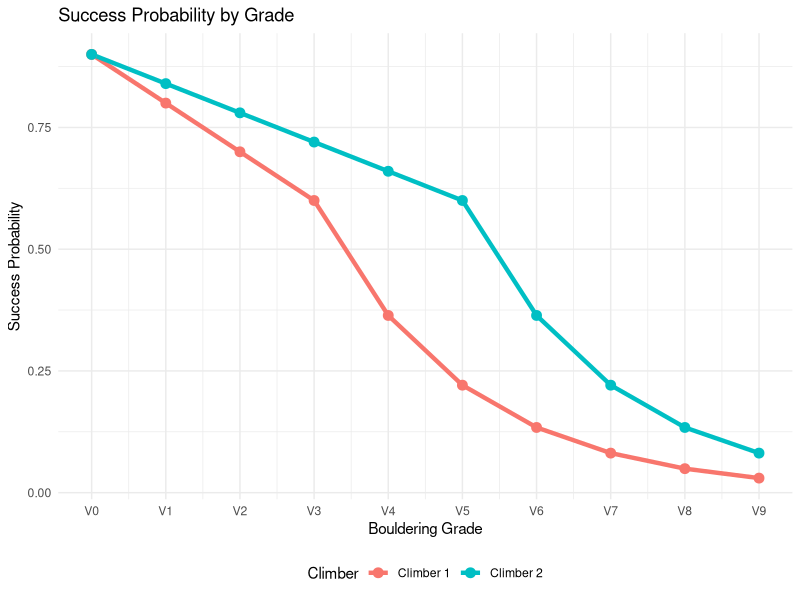
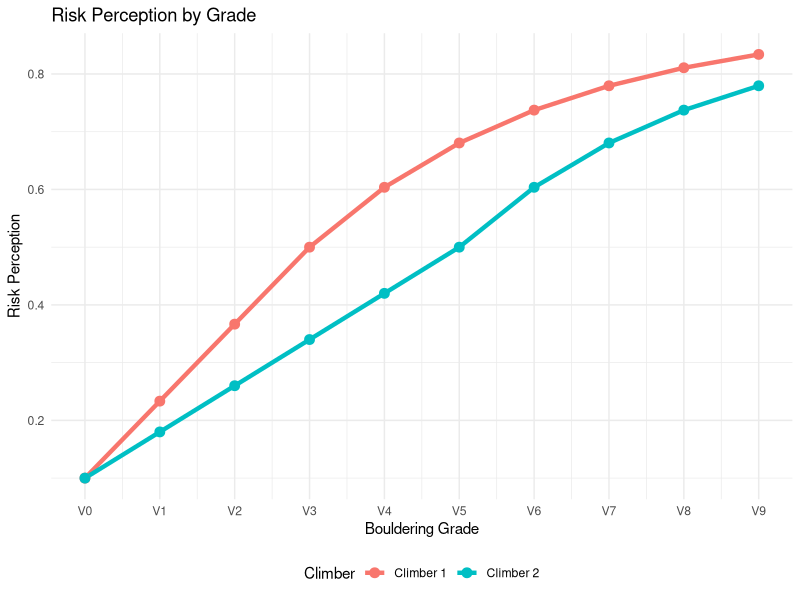
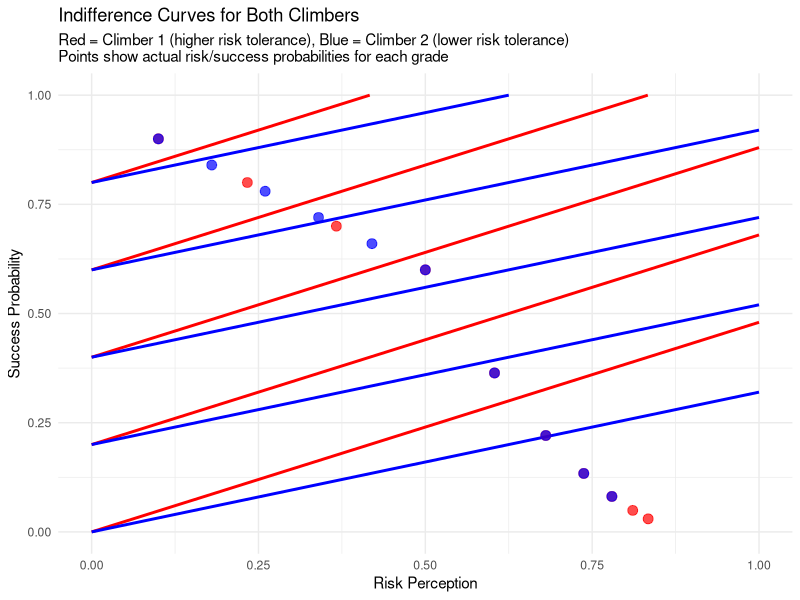
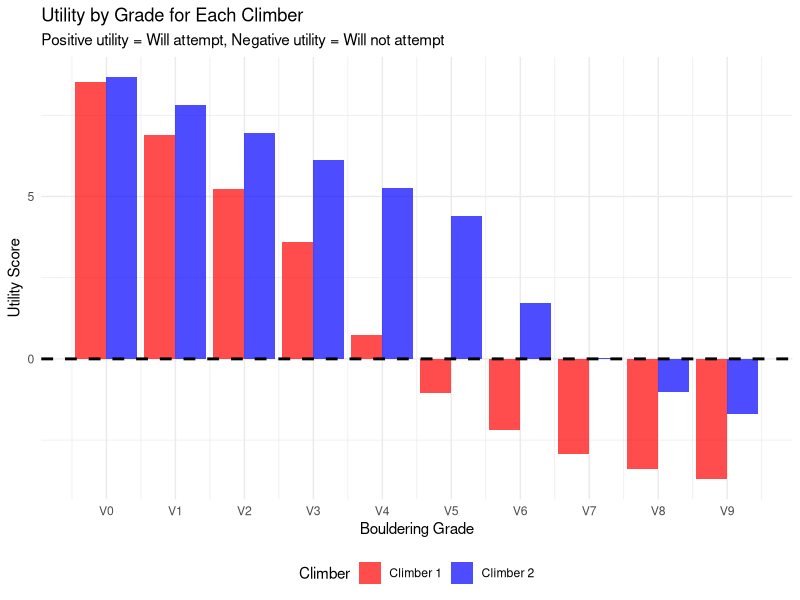
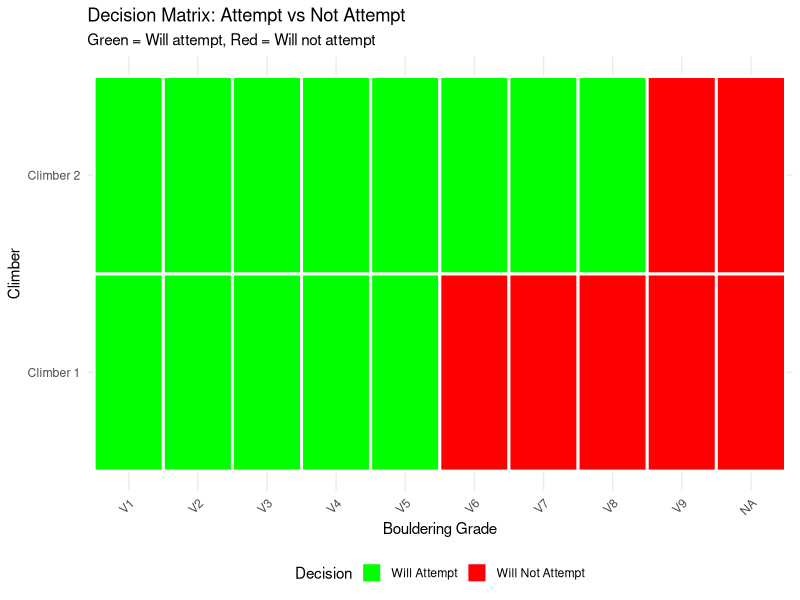
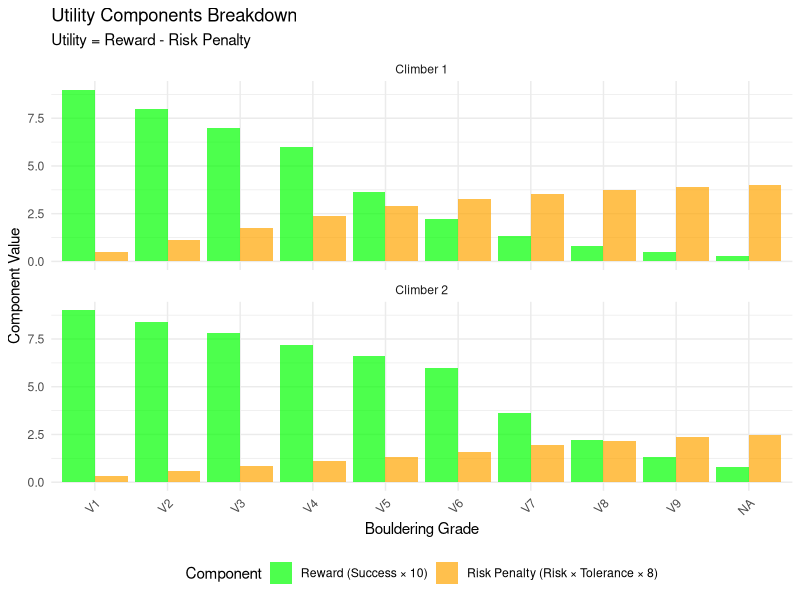

These figures' R source, in order:
# Story-time: I was rock climbing with a friend of mine late Friday evening, where I came across a diabolical V3 course. An amateur, it looked like a fun project to me.
# "If I ace this", I thought, "I could try attempting a V4, finally", with the aim to finish. 
# I ended up struggling to finish the course, something that said "you aren't ready yet". 
# So, did I buck up and try attempting the V4? No, I chickened out and decided instead to make an indifference curve in my notebook.
# My friend, more experienced than I, viewed higher climbing levels as a challenge and potential for high reward - something I noticed was not the case with me and many amateurs.
# While not all climbers above my grade view risk as directly proportional to reward, higher levels of experience tends to come with better technique, and a lesser aversion to at least trying courses.
# I noticed that amatuer climbers generally tended to not climb over 2 grades above their comfort levels, while more experienced climbers (generally after V5) tend to have more leway (up to 3 grades above their levels)
# # I thought it would be best to imagine them climbing separately, both starting from V0, and to go as far as they can in grade levels. If they both started with their comfort level, there wouldn't be too much difference (unless?)
# The idea here is simple: to see how level of experience informs risk-taking behavior between two climbers. We compare the overall percieved utility for each climber.
# We do so simply by calculating percieved level of reward, minus penalty faced through risk. This informs our indifference curves through various simulation contexts, and finally a graph to see their overall utility per level climbed.
# The hope is that you may read this as either an amateur or experienced climber, and make me have to reassess my thoughts and simulations through taking more risk as an amateur, or be a very rigid experienced climber.

#Part 1
# Risk-taking behavior in bouldering

library(ggplot2)
library(dplyr)
library(tidyr)

# Defining climbing grades and our two climbers
# Bouldering grades are denoted generally by 'V'. V-scale for bouldering (V0 = easiest, V9 = very hard)
# While grades can go up to V18, we assess up to V9 for simplicity.

grades <- paste0("V", 0:9)
grade_difficulty <- 0:9  # Arranging our climbing grades through numeric value

# Let's meet our two climbers, Shim (climber 1) and Ty (climber 2)
climber1 <- list(
  name = "Climber 1 (Intermediate)",
  max_grade = 3,  # Usually climbs up to V3 (I'm trying to get better, really)
  risk_tolerance = 0.6  # Moderate risk tolerance; thinking of climbing anything past V4 for example is a silly notion.
)

climber2 <- list(
  name = "Climber 2 (Advanced)", 
  max_grade = 5,  # Can climb up to V5 (he enjoys challenging himself with V6s and sometimes, albeit rarely, V7s)
  risk_tolerance = 0.4  # Lower risk tolerance (more experienced = more technique, less aversion to risk)
)

print("STEP 1: Climber profiles")
print(paste("Climber 1: Max grade V", climber1$max_grade, ", Risk tolerance:", climber1$risk_tolerance))
print(paste("Climber 2: Max grade V", climber2$max_grade, ", Risk tolerance:", climber2$risk_tolerance))

#Part 2 
# Let us define our functions for probabilities for risk & success

# Calculating probability of success given grade difficulty

calc_success_prob <- function(grade_diff, max_grade) {
  # Success probability decreases as grade exceeds climber's max ability
  if (grade_diff <= max_grade) {
    # Assuming -> if grade is within ability: high chance of success
    return(0.9 - (grade_diff / max_grade) * 0.3)  # 90% to 60% success rate
  } else {
    # If grade beyond ability: decreasing chances of success
    excess_difficulty <- grade_diff - max_grade
    return(0.6 * exp(-excess_difficulty * 0.5))
  }
}

# Calculating perceived risk for each climber

calc_risk_perception <- function(grade_diff, max_grade) {
  # Risk perception increases with grade difficulty
  if (grade_diff <= max_grade) {
    return(0.1 + (grade_diff / max_grade) * 0.4)  # 10% to 50% risk
  } else {
    excess_difficulty <- grade_diff - max_grade
    return(0.5 + (1 - exp(-excess_difficulty * 0.3)) * 0.4)  # 50% to 90% risk
  }
}

print("\nSTEP 2: Risk and success functions")

#Part 3 
# Let us now calculate risk and success for each climber at each grade

results <- data.frame()

for (i in 1:length(grade_difficulty)) {
  grade <- grade_difficulty[i]
  
  # Climber 1:
  c1_success <- calc_success_prob(grade, climber1$max_grade)
  c1_risk <- calc_risk_perception(grade, climber1$max_grade)
  
  # Climber 2:  
  c2_success <- calc_success_prob(grade, climber2$max_grade)
  c2_risk <- calc_risk_perception(grade, climber2$max_grade)
  
  # Storing our results
  results <- rbind(results, data.frame(
    Grade = grades[i+1],
    Grade_Numeric = grade,
    Climber = "Climber 1",
    Success_Prob = c1_success,
    Risk_Perception = c1_risk,
    Risk_Tolerance = climber1$risk_tolerance
  ))
  
  results <- rbind(results, data.frame(
    Grade = grades[i+1],
    Grade_Numeric = grade,
    Climber = "Climber 2", 
    Success_Prob = c2_success,
    Risk_Perception = c2_risk,
    Risk_Tolerance = climber2$risk_tolerance
  ))
}

print("\nSTEP 3: Risk and success probabilities per climber")
print("Results Sample:")
print(head(results, 8))

#Part 4
# Calculating climbing utility to inform decision making

# Utility = (Probability of Success * Perceieved Reward) - (Risk Perception * Tolerance to Risk * Percieved Risk Penalty)
results$Utility <- (results$Success_Prob * 10) - (results$Risk_Perception * results$Risk_Tolerance * 8)
results$Will_Attempt <- results$Utility > 0

print("\nSTEP 4: Climb Utility (will attempt if Utility > 0)")

#Part 5
# Let us run some basic plots for comparison 

# Plot 1: Probability of Success vs Climbing Grade
p1 <- ggplot(results, aes(x = Grade_Numeric, y = Success_Prob, color = Climber)) +
  geom_line(size = 1.5) +
  geom_point(size = 3) +
  scale_x_continuous(breaks = 0:9, labels = grades) +
  labs(title = "Success Probability by Grade",
       x = "Bouldering Grade", 
       y = "Success Probability") +
  theme_minimal() +
  theme(legend.position = "bottom")

# Plot 2: Risk Perception vs Climbing Grade  
p2 <- ggplot(results, aes(x = Grade_Numeric, y = Risk_Perception, color = Climber)) +
  geom_line(size = 1.5) +
  geom_point(size = 3) +
  scale_x_continuous(breaks = 0:9, labels = grades) +
  labs(title = "Risk Perception by Grade",
       x = "Bouldering Grade",
       y = "Risk Perception") +
  theme_minimal() +
  theme(legend.position = "bottom")

print(p1)
print(p2)

print("\nSTEP 5: Basic comparison")

#Part 6 
# It is now time to create indifference curves for our two climbers
# These indifference curves show us combinations of risk and success that give out the same utility

# Noting our risk and success values
risk_range <- seq(0, 1, 0.02)
success_range <- seq(0, 1, 0.02)
grid <- expand.grid(Risk = risk_range, Success = success_range)

# Calculating utility for each climber across these bundles of percieved risk and success
grid$Utility_C1 <- (grid$Success * 10) - (grid$Risk * climber1$risk_tolerance * 8)
grid$Utility_C2 <- (grid$Success * 10) - (grid$Risk * climber2$risk_tolerance * 8)

# Creating our indifference curves
p3 <- ggplot(grid, aes(x = Risk, y = Success)) +
  # Climber 1 indifference curves (red)
  geom_contour(aes(z = Utility_C1), 
               breaks = c(0, 2, 4, 6, 8), 
               color = "red", size = 1) +
  # Climber 2 indifference curves (blue)  
  geom_contour(aes(z = Utility_C2), 
               breaks = c(0, 2, 4, 6, 8), 
               color = "blue", size = 1) +
  # Adding the data points for each climber
  geom_point(data = results[results$Climber == "Climber 1",], 
             aes(x = Risk_Perception, y = Success_Prob), 
             color = "red", size = 3, alpha = 0.7) +
  geom_point(data = results[results$Climber == "Climber 2",], 
             aes(x = Risk_Perception, y = Success_Prob), 
             color = "blue", size = 3, alpha = 0.7) +
  labs(title = "Indifference Curves for Both Climbers",
       subtitle = "Red = Climber 1 (higher risk tolerance), Blue = Climber 2 (lower risk tolerance)\nPoints show actual risk/success probabilities for each grade",
       x = "Risk Perception", 
       y = "Success Probability") +
  theme_minimal()

print(p3)

print("\nSTEP 6: Indifference Curves")

#Part 7 
# We are now going to compare our two climbers' decision-making choices

decision_summary <- results %>%
  group_by(Climber) %>%
  summarise(
    Grades_Will_Attempt = sum(Will_Attempt),
    Highest_Grade_Attempted = max(Grade_Numeric[Will_Attempt]),
    Avg_Risk_Taken = mean(Risk_Perception[Will_Attempt]),
    .groups = 'drop'
  )

print("\nSTEP 7: Decision Summary")
print(decision_summary)

# Let us now view our climbers' decisions for EACH grade, V0 to V9.
decision_detail <- results %>%
  select(Grade, Climber, Success_Prob, Risk_Perception, Utility, Will_Attempt) %>%
  arrange(Grade, Climber)

print("\nDecisions by grade:")
print(decision_detail)

#Part 8
# Decision visualization

# Plot 4: Comparing decision utility by grade
p4 <- ggplot(results, aes(x = Grade_Numeric, y = Utility, fill = Climber)) +
  geom_col(position = "dodge", alpha = 0.7) +
  geom_hline(yintercept = 0, linetype = "dashed", color = "black", size = 1) +
  scale_x_continuous(breaks = 0:9, labels = grades) +
  scale_fill_manual(values = c("Climber 1" = "red", "Climber 2" = "blue")) +
  labs(title = "Utility by Grade for Each Climber",
       subtitle = "Positive utility = Will attempt, Negative utility = Will not attempt",
       x = "Bouldering Grade", 
       y = "Utility Score") +
  theme_minimal() +
  theme(legend.position = "bottom")

# Plot 5: Decision choice bundles (will attempt vs will not attempt)

decision_matrix <- results %>%
  select(Grade, Climber, Will_Attempt) %>%
  mutate(Decision = ifelse(Will_Attempt, "Will Attempt", "Will Not Attempt"))

p5 <- ggplot(decision_matrix, aes(x = Grade, y = Climber, fill = Decision)) +
  geom_tile(color = "white", size = 1) +
  scale_fill_manual(values = c("Will Attempt" = "green", "Will Not Attempt" = "red"),
                    name = "Decision") +
  labs(title = "Decision Matrix: Attempt vs Not Attempt",
       subtitle = "Green = Will attempt, Red = Will not attempt",
       x = "Bouldering Grade", 
       y = "Climber") +
  theme_minimal() +
  theme(axis.text.x = element_text(angle = 45, hjust = 1),
        legend.position = "bottom")

# Plot 6: Looking at our utility components
utility_breakdown <- results %>%
  mutate(
    Reward_Component = Success_Prob * 10,
    Risk_Penalty = Risk_Perception * Risk_Tolerance * 8
  ) %>%
  select(Grade, Climber, Reward_Component, Risk_Penalty) %>%
  pivot_longer(cols = c(Reward_Component, Risk_Penalty), 
               names_to = "Component", values_to = "Value") %>%
  mutate(Component = case_when(
    Component == "Reward_Component" ~ "Reward (Success × 10)",
    Component == "Risk_Penalty" ~ "Risk Penalty (Risk × Tolerance × 8)"
  ))

p6 <- ggplot(utility_breakdown, aes(x = Grade, y = Value, fill = Component)) +
  geom_col(position = "dodge", alpha = 0.7) +
  facet_wrap(~Climber, ncol = 1) +
  scale_fill_manual(values = c("Reward (Success × 10)" = "green", 
                               "Risk Penalty (Risk × Tolerance × 8)" = "orange")) +
  labs(title = "Utility Components Breakdown",
       subtitle = "Utility = Reward - Risk Penalty",
       x = "Bouldering Grade",
       y = "Component Value") +
  theme_minimal() +
  theme(axis.text.x = element_text(angle = 45, hjust = 1),
        legend.position = "bottom")

print(p4)
print(p5) 
print(p6)

print("\nSTEP 8: Decision visualization plots")

cat("\n=== INTERPRETATION ===")
cat("\n1. Climber 1 (intermediate, higher risk tolerance) is more willing to attempt harder grades")
cat("\n2. Climber 2 (advanced, lower risk tolerance) is more selective despite higher ability") 
cat("\n3. In the indifference curve plot:")
cat("\n   - Steeper curves = lower risk tolerance (Climber 2)")
cat("\n   - Flatter curves = higher risk tolerance (Climber 1)")
cat("\n   - Points above curves = positive utility (will attempt)")
cat("\n   - Points below curves = negative utility (will not attempt)")
cat("\n4. The decision matrix clearly shows the 'crossover point' where each climber stops attempting")
cat("\n5. Utility breakdown shows how reward and risk penalty balance differently for each climber")